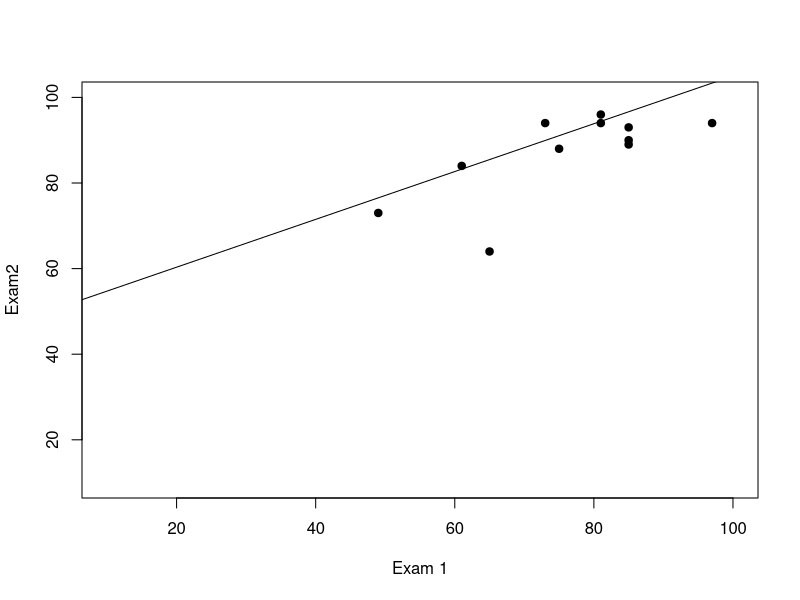

The R source for this figure:
setwd("C:\\Users\\Hi\\Desktop\\dm_assignments\\questions\\DM Assignment4")
exams <- read.csv("spring2008exams.csv")
model <- lm(exams$Midterm.2 ~ exams$Midterm.1)
plot(exams$Midterm.1, exams$Midterm.2, pch=19,xlab="Exam 1", ylab="Exam2",xlim=c(10,100),ylim=c(10,100))
abline(model)
sort(model$residuals)